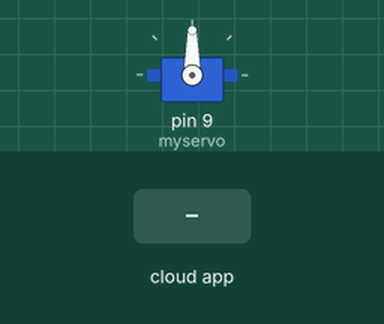
A sketch run on a simulated Arduino Uno, built with avr-gcc and run on an emulated ATmega328P. On the bench: servo. Inputs (shaded band) come from the test bench. The ROS host is connected and sends only what is stated.

Above: at 1.3 s.
1.4 s: the phone or cloud app sets chatter to 0
At 2.7 s:
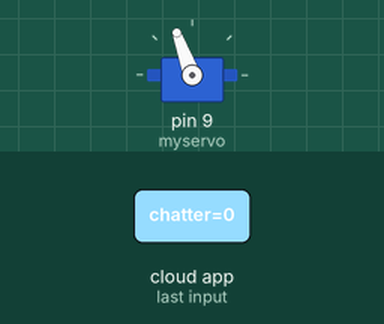
3.0 s: the phone or cloud app sets chatter to 1
At 4.0 s:
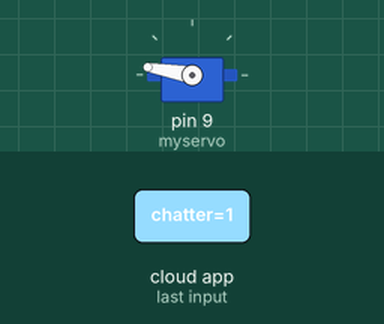
Timing chart, 0 to 6.0 s (numbered marks = the images above; inputs shaded):
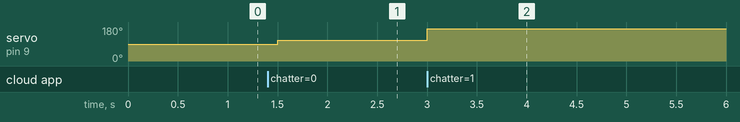

The sketch:

testcomms.ino
```cpp
/*
   rosserial Subscriber Example
   Blinks an LED on callback
*/

#include <ros.h>
#include <std_msgs/Bool.h>
#include <Servo.h>

Servo myservo;
ros::NodeHandle nh;
bool tog = false;

void messageCb(const std_msgs::Bool& toggle_msg) {
  if (toggle_msg.data == true){
    tog = !tog;
  }

  if (tog == false){
    myservo.write(110);
    digitalWrite(LED_BUILTIN, LOW); // blink the led
  } else if (tog == true) {
    myservo.write(170);
    digitalWrite(LED_BUILTIN, HIGH);
  }
}

ros::Subscriber<std_msgs::Bool> sub("chatter", &messageCb);

void setup()
{
  myservo.attach(9);
  //pinMode(LED_BUILTIN, OUTPUT);
  nh.initNode();
  nh.subscribe(sub);
}

void loop()
{
  nh.spinOnce();
  delay(500);
}
```

Measured:
- after the input at 1.4 s, servo on pin 9 (myservo): 90° → 110° after 0.10 s
- after the input at 3.0 s, servo on pin 9 (myservo): 110° → 170° at once
